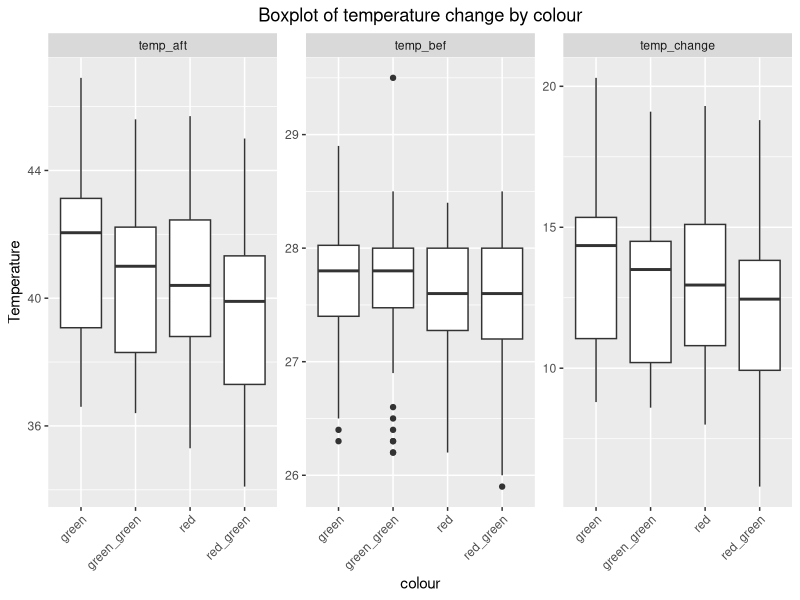

Write the R code that produced this figure.
# packages install ----

install.packages("tidyverse")
install.packages("ggplot2")
install.packages("rmarkdown")
install.packages("knitr")

# libraries ----

library(tidyverse)
library(ggplot2)
library(rmarkdown)
library(knitr)

# Reading in csv----

Jp <- read.csv("R_Deliverable.csv")
jp <- Jp

# tidying up the data----
## change the names in colour and add back to Jp

Jp$colour[Jp$colour == "red - green"] <- "red_green"
Jp$colour[Jp$colour == "green-green"] <- "green_green"

# ignoring all 0.0 values

Jp <- Jp %>% filter(temp_bef != 0.0, temp_aft != 0.0, temp_change != 0.0)

### tidying the data and making the boxplot----

Jp %>%
  group_by(colour) %>%
    select(!c("pair", "number", "shoot", "temp_ctr", "wet_weight", "time", "shoot_flower", "dry_weight")) %>% # removing the columns that are not needed
      pivot_longer(cols = c("temp_bef", "temp_aft", "temp_change"),
      names_to = "variable", values_to = "Temperature") %>% # making the data long          
# add a heading to the boxplot
        ggplot() +     
        geom_boxplot(aes(y = Temperature, x = colour)) + # making the boxplot to hae the temperature on the y axis and the colour on the x axis 
        ggtitle("Boxplot of temperature change by colour") +
        theme(plot.title = element_text(hjust=0.5))+
        theme(axis.text.x = element_text(angle = 45, hjust = 1))                                                       +      
        facet_wrap(vars(variable), scales = "free") # facet_wrap to have the boxplot for each variable         





                      
